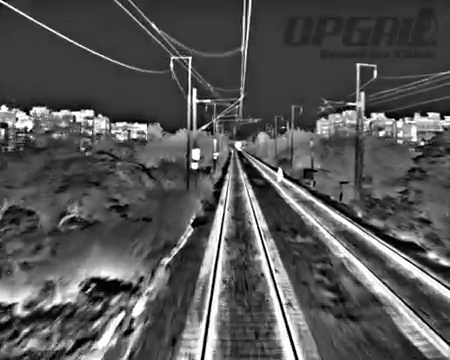
#> input picture rishabh/196.jpg, 450 x 360 px
$ python scriptR.py
#> lines starting #> are read from the running program, lines starting #| are printed output that depends on the picture; after the words box and inside, x2 and y2 are one past the last pixel; in counts of white or black regions, pixels touching at a corner belong together
import cv2
import sys
import numpy as np
import os

def nothing(x):
    pass

# Load in image
image = cv2.imread('196.jpg')
#> image is the input picture: shape (360, 450, 3); min 0, max 255, mean 85.4

# Create a window
cv2.namedWindow('image')

# create trackbars for color change
cv2.createTrackbar('HMin','image',0,179,nothing) # Hue is from 0-179 for Opencv
cv2.createTrackbar('SMin','image',0,255,nothing)
cv2.createTrackbar('VMin','image',0,255,nothing)
cv2.createTrackbar('HMax','image',0,179,nothing)
cv2.createTrackbar('SMax','image',0,255,nothing)
cv2.createTrackbar('VMax','image',0,255,nothing)

# Set default value for MAX HSV trackbars.
cv2.setTrackbarPos('HMax', 'image', 179)
cv2.setTrackbarPos('SMax', 'image', 255)
cv2.setTrackbarPos('VMax', 'image', 255)

cv2.setTrackbarPos('VMin', 'image', 216)

# Initialize to check if HSV min/max value changes
hMin = sMin = vMin = hMax = sMax = vMax = 0
phMin = psMin = pvMin = phMax = psMax = pvMax = 0

output = image
wait_time = 33

print("the code is", os.path.abspath(os.getcwd()))

print("hello")

while(1):

    # get current positions of all trackbars
    hMin = cv2.getTrackbarPos('HMin','image')
    sMin = cv2.getTrackbarPos('SMin','image')
    vMin = cv2.getTrackbarPos('VMin','image')

    hMax = cv2.getTrackbarPos('HMax','image')
    sMax = cv2.getTrackbarPos('SMax','image')
    vMax = cv2.getTrackbarPos('VMax','image')

    # Set minimum and max HSV values to display
    lower = np.array([hMin, sMin, vMin])
    upper = np.array([hMax, sMax, vMax])

    # Create HSV Image and threshold into a range.
    hsv = cv2.cvtColor(image, cv2.COLOR_BGR2HSV)
#> hsv: shape (360, 450, 3); mean H, S, V 0, 0, 85.4
    mask = cv2.inRange(hsv, lower, upper)
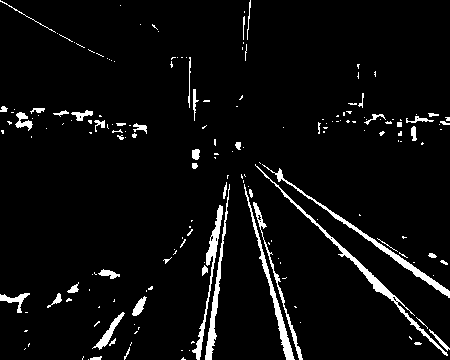
#> mask: shape (360, 450); 4.9% white; 186 white regions (139 under 20 px), largest, box (x1, y1, x2, y2) and area: (255, 164, 448, 356) 1033, (262, 164, 450, 298) 949, (244, 184, 295, 360) 787
    output = cv2.bitwise_and(image,image, mask= mask)

    # cv2.imwrite(os.path.abspath(os.getcwd())+'result', output)

    cv2.imwrite("result.jpg", output)


    # Print if there is a change in HSV value
    if( (phMin != hMin) | (psMin != sMin) | (pvMin != vMin) | (phMax != hMax) | (psMax != sMax) | (pvMax != vMax) ):
        print("(hMin = %d , sMin = %d, vMin = %d), (hMax = %d , sMax = %d, vMax = %d)" % (hMin , sMin , vMin, hMax, sMax , vMax))
        phMin = hMin
        psMin = sMin
        pvMin = vMin
        phMax = hMax
        psMax = sMax
        pvMax = vMax

    # Display output image
    cv2.imshow('image',output)

    # Wait longer to prevent freeze for videos.
    if cv2.waitKey(wait_time) & 0xFF == ord('q'):
#> (key q is pressed here)
        break

cv2.destroyAllWindows()

$ run again, with rishabh/1.jpg copied over rishabh/196.jpg
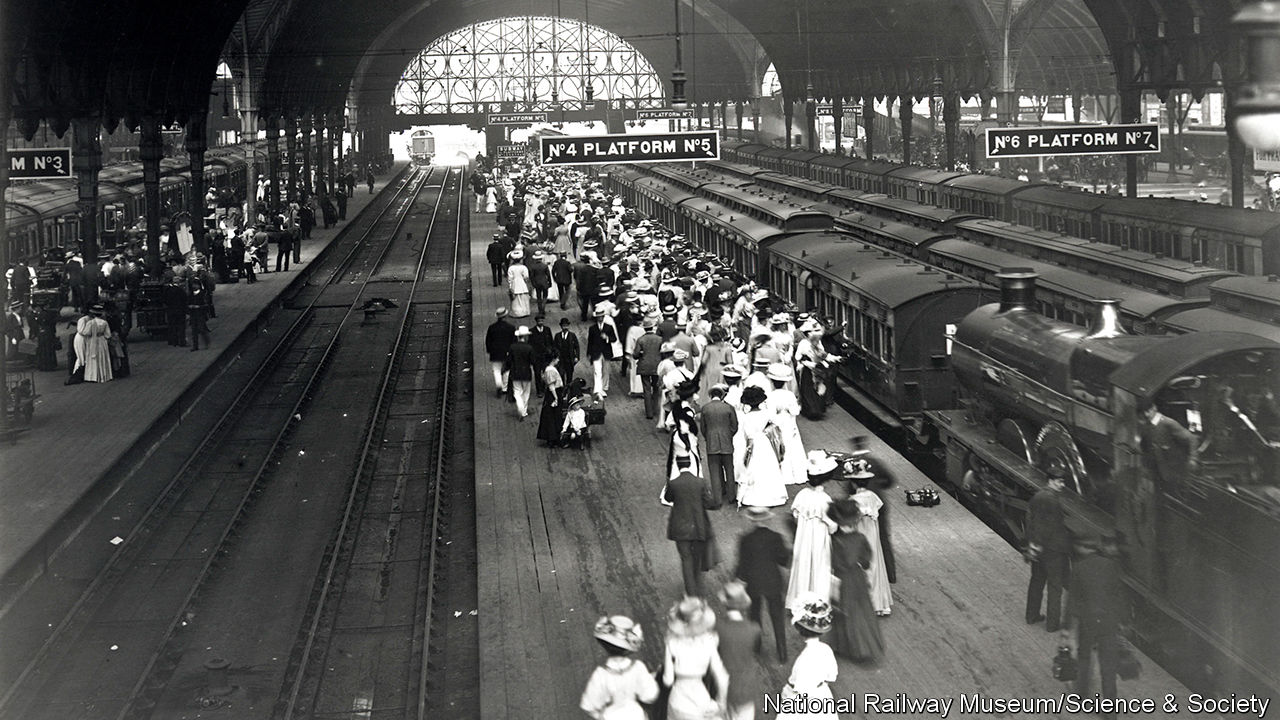
#> input picture rishabh/1.jpg, 1280 x 720 px
#> image is the input picture: shape (720, 1280, 3); mean B, G, R 83.3, 85.2, 84.9
#> hsv: shape (720, 1280, 3); mean H, S, V 39.2, 16.4, 85.9
#> `mask = cv2.inRange(hsv, lower, upper)`:
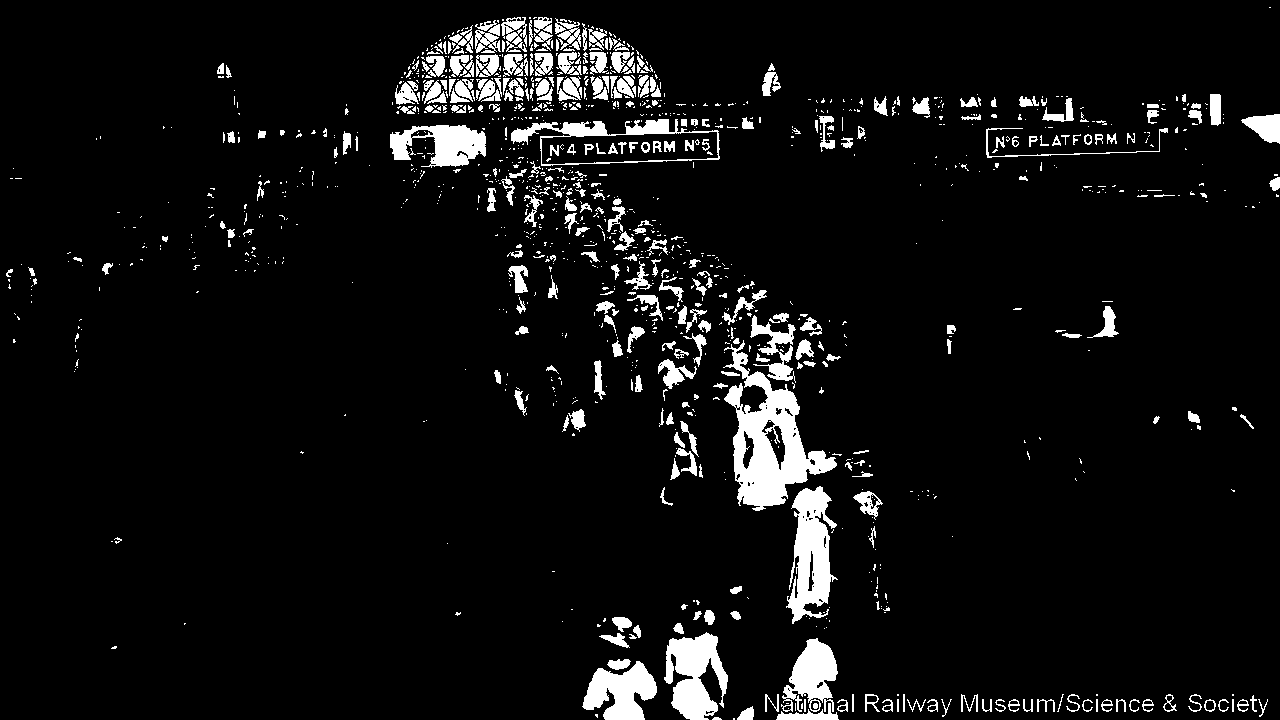
#> mask: shape (720, 1280); 6.3% white; 1266 white regions (934 under 20 px), largest, box (x1, y1, x2, y2) and area: (723, 340, 837, 511) 7306, (786, 486, 838, 624) 4013, (664, 632, 728, 720) 3456

$ run again, with rishabh/446.jpg copied over rishabh/196.jpg
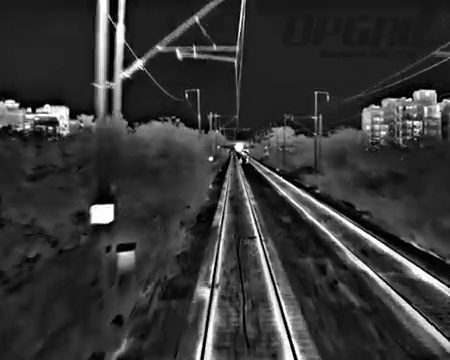
#> input picture rishabh/446.jpg, 450 x 360 px
#> image is the input picture: shape (360, 450, 3); min 0, max 255, mean 54.3
#> hsv: shape (360, 450, 3); mean H, S, V 0, 0, 54.3
#> `mask = cv2.inRange(hsv, lower, upper)`:
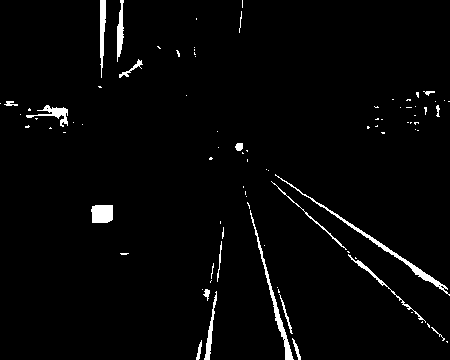
#> mask: shape (360, 450); 2.5% white; 89 white regions (68 under 20 px), largest, box (x1, y1, x2, y2) and area: (275, 174, 450, 296) 681, (250, 210, 294, 360) 544, (91, 205, 113, 223) 369
